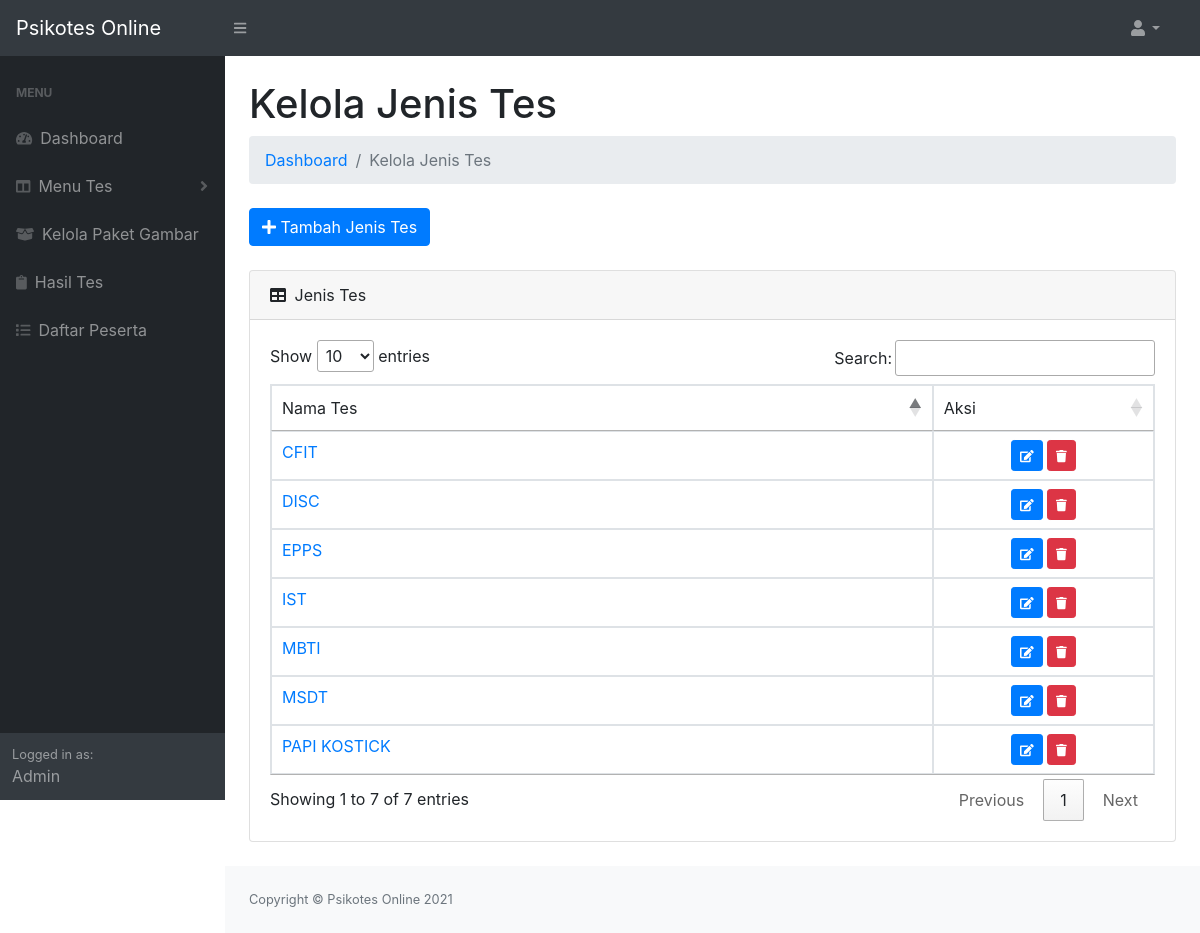
/admin/kelola-jenis-tes.php, run on the app's committed database.
### tables this page shows
CREATE TABLE `tbl_jenistes` (
  `id_jenistes` int(11) NOT NULL,
  `nama_tes` varchar(12) NOT NULL,
  `intruksi_tes` text NOT NULL,
  `add_at` datetime NOT NULL DEFAULT current_timestamp()
);

### admin/kelola-jenis-tes.php (the view, shortened to what this page needs)
<?php
include("../koneksi.php");
?>
<!DOCTYPE html>
<html lang="en">
<head>
    <?php
    include("header.php");
    ?>
</head>
<body class="sb-nav-fixed">
    <?php
    include("sidebar.php");
    ?>
    <div id="layoutSidenav_content">
        <main>
            <div class="container-fluid">
                <h1 class="mt-4">Kelola Jenis Tes</h1>
                <ol class="breadcrumb mb-4">
                    <li class="breadcrumb-item"><a href="dashboard.php">Dashboard</a></li>
                    <li class="breadcrumb-item active">Kelola Jenis Tes</li>
                </ol>
                <div class="row mb-4 ml-0">
                    <a class="btn btn-primary" href="add-jenis-tes.php"><i class="fa fa-plus"></i> Tambah Jenis Tes</a>
                </div>
                <div class="card mb-4">
                    <div class="card-header">
                        <i class="fas fa-table mr-1"></i>
                        Jenis Tes
                    </div>
                    <div class="card-body">
                        <div class="table-responsive">
                            <table class="table table-bordered" id="dataTable" width="100%" cellspacing="0">
                                <thead>
                                    <td>Nama Tes</td>
                                    <td width="25%">Aksi</td>
                                </thead>
                                <?php
                                $listDataJenisTes = mysqli_query($db, "SELECT * FROM `tbl_jenistes`");
                                if (mysqli_num_rows($listDataJenisTes) > 0) {
                                    while ($data = mysqli_fetch_array($listDataJenisTes)) {
                                ?>
                                        <tr>
                                            <td><a href="kelola-subtes.php?jenis_tes=<?= $data['nama_tes']; ?>"><?= $data['nama_tes'] ?></td>
                                            <td align=" center">
                                                <a href="edit-jenis-tes.php?id=<?php echo $data['id_jenistes']; ?>" class="btn btn-primary btn-sm">
                                                    <i class="fa fa-edit fa-sm"></i>
                                                </a>
                                                <a href="hapus-jenis-tes.php?id=<?php echo $data['id_jenistes']; ?>" class="btn btn-danger btn-sm">
                                                    <i class="fa fa-trash fa-sm"></i>
                                                </a>
                                            </td>
                                        </tr>
                                <?php
                                    }
                                }
                                ?>
                            </table>
                        </div>
                    </div>
                </div>
            </div>
        </main>
        <footer class="py-4 bg-light mt-auto">
            <div class="container-fluid">
                <div class="d-flex align-items-center justify-content-between small">
                    <div class="text-muted">Copyright &copy; Psikotes Online 2021</div>
                </div>
            </div>
        </footer>
    </div>
    </div>
</body>
</html>

### data on the page
tbl_jenistes: nama_tes "CFIT"
tbl_jenistes: nama_tes "IST"
tbl_jenistes: nama_tes "MBTI"
tbl_jenistes: nama_tes "MSDT"
tbl_jenistes: nama_tes "PAPI KOSTICK"
tbl_jenistes: nama_tes "EPPS"
tbl_jenistes: nama_tes "DISC"
